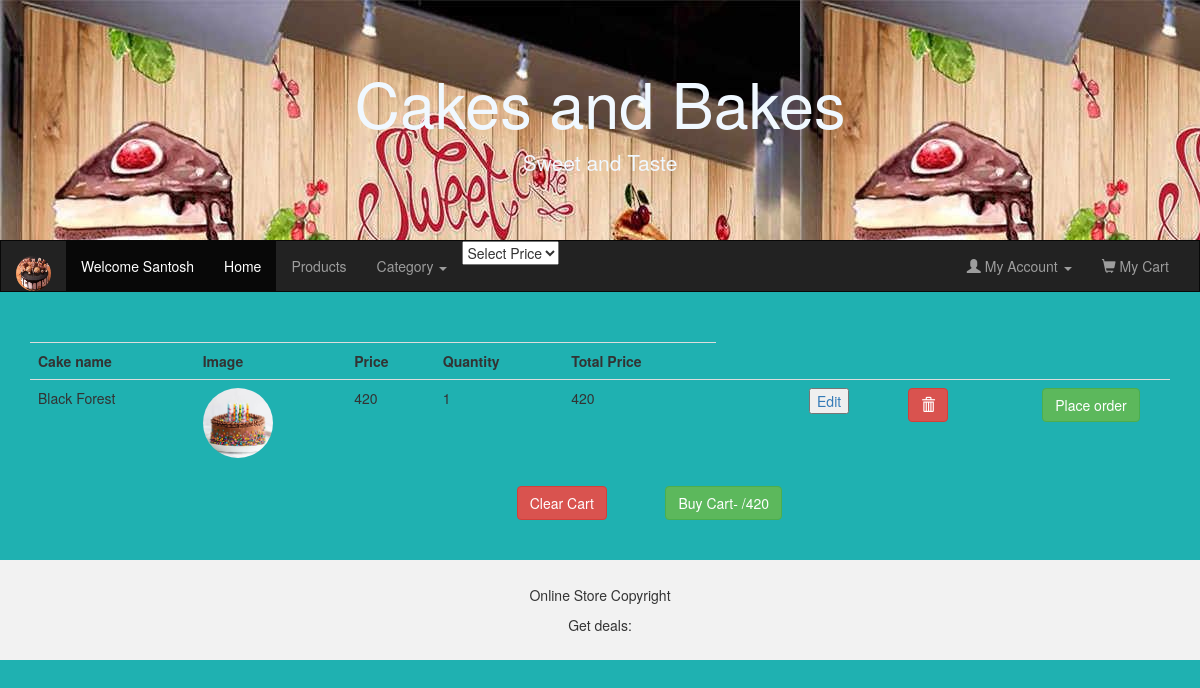
/MyCart (signed in), run on an earlier commit of the app's database.
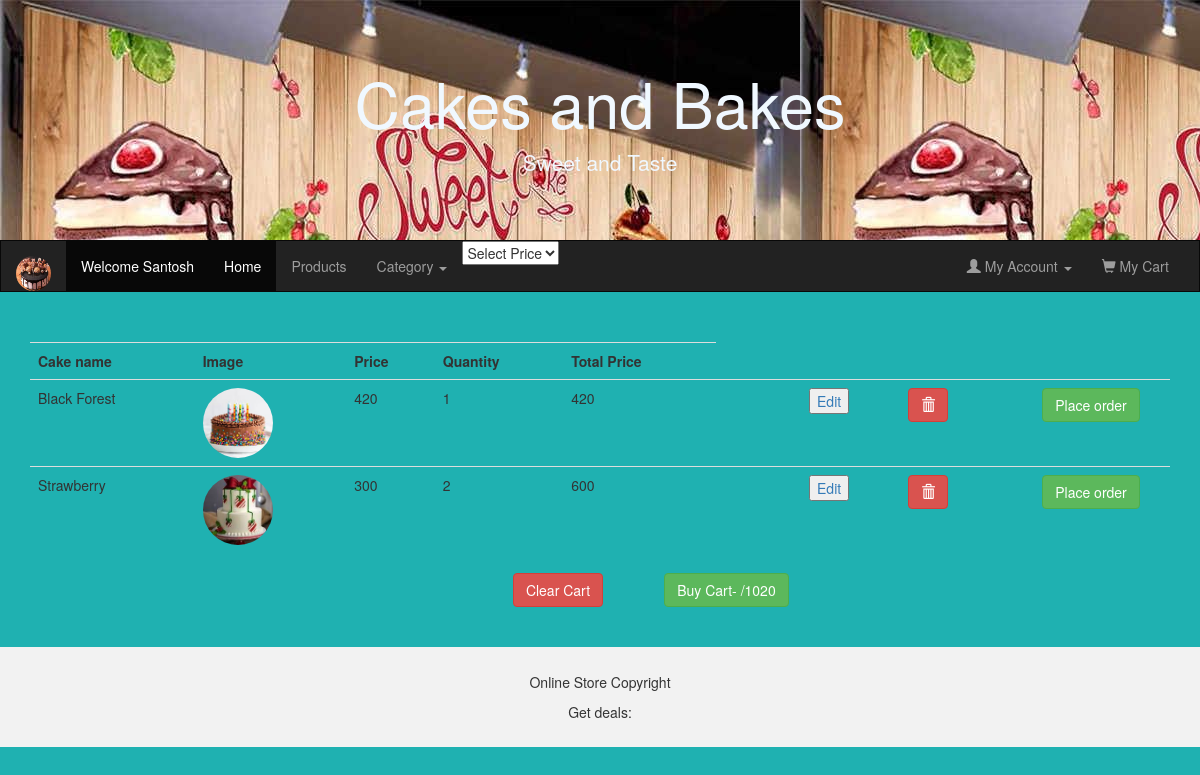
And on a later commit of the database.
### UserApp/models.py (models this page shows)
class MyCart(models.Model):
    cake=models.ForeignKey(Cake,on_delete=models.SET_NULL,null=True)
    user=models.ForeignKey(UserInfo,on_delete=models.SET_NULL,null=True)
    qty=models.IntegerField(default=2)
    class Meta():
        db_table="MyCart"

### AdminApp/models.py (models this page shows, shortened)
class Cake(models.Model):
    cake_name=models.CharField(max_length=20)
    price=models.IntegerField(null=True)
    image=models.ImageField(default="abc.jpg",upload_to="Images")
    category=models.ForeignKey(Category,on_delete=models.CASCADE)
    class Meta():
        db_table="Cake"

### UserApp/views.py (the view)
# urls.py: path("MyCart",views.showCart),
def showCart(request):
    if request.method=="GET":
        if "uname" in request.session:
            cats=Category.objects.all()
            username=UserInfo.objects.get(username=request.session["uname"]) #getting user object
            cart_items=MyCart.objects.filter(user=username)#Getting cart objects associated with logedIn user
            total=0 #Variable for storing price of cart items(total price)
            for one_cake in cart_items: #Iterating over all items one by one and calculating price of cart
                total+=one_cake.cake.price*one_cake.qty
            request.session["cart_price"]=total
            return render(request,"myCart.html",{"cats":cats,"cart_items":cart_items,"total":total})

### UserApp/templates/myCart.html (shortened to what this page needs)
{%extends "home.html"%}
{%block content%}
<center>
        <table class="table" >
    <tr>
        <th>Cake name</th><th>Image</th><th>Price</th><th>Quantity</th><th>Total Price</th>
    </tr>
    {%for item in cart_items%}
    <form  method="post" id="myform{{item.id}}" action="">
    <tr>
        <td>{{item.cake.cake_name}}</td>
        <td><img src="{{item.cake.image.url}}" class="img-circle" alt="cake image" style="width: 70px; height: 70px;"></td>
        <td>{{item.cake.price}}</td>
        <td>{{item.qty}}</td>
        <td>{% widthratio item.cake.price 1 item.qty %}</td>
        <td><input type="hidden" name="cart_id" value="{{item.id}}"></td>
        <td><input type="hidden" name="qty" value="{{item.qty}}"></td>
        <td><a href="EditCartItem/{{item.id}}"><button class="bi bi-pencil" type="button">Edit</button></a></td>
        <td>
    <button type="button"
            class="btn btn-danger"
            onclick="confirmDelete('{{ item.id }}')">
        <span class="glyphicon glyphicon-trash"></span>
    </button>
</td>
    <td><a href="OrderSingleCake/{{item.id}}/{% widthratio item.cake.price 1 item.qty %}"><button class="btn btn-success" type="button">Place order</button></a></td>
    </tr>
    </form>
    {%endfor%}
</table>
<table>
    <tr><td><button type="button" class="btn btn btn-danger" onclick="confirmClear()" id="clear_cart">Clear Cart</button></td>
        <td><a href="BuyCart/{{request.session.cart_price}}"><button type="button" class="btn btn-success">Buy Cart- /{{request.session.cart_price}}</button></a></td>
    </tr></tr>
</table>
</center>
{%endblock%}

What changed in the data, as far as the page shows it:
added MyCart: cake.cake_name "Strawberry", cake.image (picture), cake.price "300", qty "2", cake+qty "600"
Also different on the page:
{{ request.session.cart_price }}: "420" → "1020"
